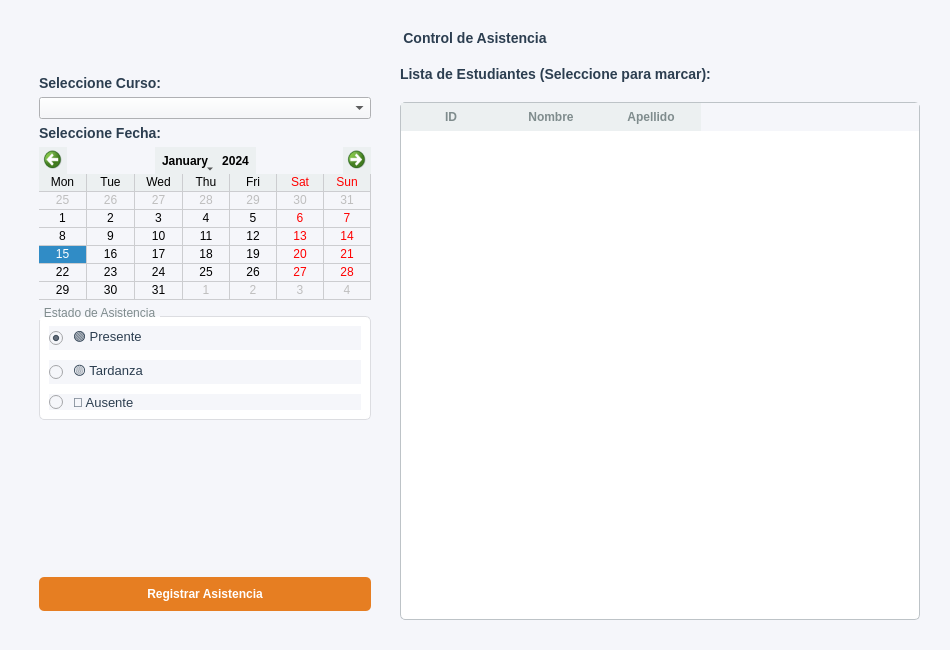
<?xml version="1.0" encoding="UTF-8"?>
<ui version="4.0">
 <class>FormAsistencia</class>
 <widget class="QWidget" name="FormAsistencia">
  <property name="geometry">
   <rect>
    <x>0</x>
    <y>0</y>
    <width>950</width>
    <height>650</height>
   </rect>
  </property>
  <property name="windowTitle">
   <string>Registro de Asistencia</string>
  </property>
  <property name="styleSheet">
   <string notr="true">QWidget {
    background-color: #f5f6fa;
    font-family: 'Segoe UI';
}
QLabel {
    color: #2c3e50;
    font-size: 14px;
}
QTableWidget {
    background-color: white;
    border: 1px solid #bdc3c7;
    border-radius: 5px;
    gridline-color: #ecf0f1;
}
QHeaderView::section {
    background-color: #ecf0f1;
    padding: 5px;
    border: none;
    font-weight: bold;
    color: #7f8c8d;
}
QPushButton {
    background-color: #e67e22;
    color: white;
    padding: 10px 20px;
    border: none;
    border-radius: 5px;
    font-weight: bold;
}
QPushButton:hover {
    background-color: #d35400;
}
QRadioButton {
    spacing: 10px;
    font-size: 13px;
    color: #2c3e50;
}
QCalendarWidget QWidget {
    alternate-background-color: #ecf0f1;
}
QCalendarWidget QToolButton {
    color: black;
    icon-size: 20px, 20px;
    background-color: #ecf0f1;
}
QGroupBox {
    border: 1px solid #dcdde1;
    border-radius: 5px;
    margin-top: 10px;
    background-color: white;
}
QGroupBox::title {
    subcontrol-origin: margin;
    subcontrol-position: top left;
    padding: 0 3px;
    color: #7f8c8d;
}</string>
  </property>
  <layout class="QVBoxLayout" name="verticalLayoutMain">
   <property name="spacing">
    <number>20</number>
   </property>
   <property name="leftMargin">
    <number>30</number>
   </property>
   <property name="topMargin">
    <number>30</number>
   </property>
   <property name="rightMargin">
    <number>30</number>
   </property>
   <property name="bottomMargin">
    <number>30</number>
   </property>
   <item>
    <widget class="QLabel" name="labelTitle">
     <property name="font">
      <font>
       <pointsize>18</pointsize>
       <weight>75</weight>
       <bold>true</bold>
      </font>
     </property>
     <property name="text">
      <string>Control de Asistencia</string>
     </property>
     <property name="alignment">
      <set>Qt::AlignCenter</set>
     </property>
    </widget>
   </item>
   <item>
    <layout class="QHBoxLayout" name="horizontalLayoutBody">
     <property name="spacing">
      <number>20</number>
     </property>
     
     <!-- PANEL IZQUIERDO: CONTROLES -->
     <item>
      <widget class="QWidget" name="widgetLeft" native="true">
       <property name="minimumSize">
        <size>
         <width>320</width>
         <height>0</height>
        </size>
       </property>
       <property name="maximumSize">
        <size>
         <width>350</width>
         <height>16777215</height>
        </size>
       </property>
       <layout class="QVBoxLayout" name="verticalLayoutLeft">
        <item>
         <widget class="QLabel" name="labelCurso">
          <property name="text">
           <string>Seleccione Curso:</string>
          </property>
          <property name="font">
           <font>
            <weight>75</weight>
            <bold>true</bold>
           </font>
          </property>
         </widget>
        </item>
        <item>
         <widget class="QComboBox" name="comboCurso">
          <property name="cursor">
           <cursorShape>PointingHandCursor</cursorShape>
          </property>
         </widget>
        </item>
        <item>
         <widget class="QLabel" name="labelCalendar">
          <property name="text">
           <string>Seleccione Fecha:</string>
          </property>
          <property name="font">
           <font>
            <weight>75</weight>
            <bold>true</bold>
           </font>
          </property>
         </widget>
        </item>
        <item>
         <widget class="QCalendarWidget" name="calendarWidget">
          <property name="gridVisible">
           <bool>true</bool>
          </property>
          <property name="verticalHeaderFormat">
           <enum>QCalendarWidget::NoVerticalHeader</enum>
          </property>
          <property name="navigationBarVisible">
           <bool>true</bool>
          </property>
         </widget>
        </item>
        <item>
         <widget class="QGroupBox" name="groupEstado">
          <property name="title">
           <string>Estado de Asistencia</string>
          </property>
          <layout class="QVBoxLayout" name="verticalLayoutRadio">
           <property name="spacing">
            <number>10</number>
           </property>
           <item>
            <widget class="QRadioButton" name="rbPresente">
             <property name="text">
              <string>🟢 Presente</string>
             </property>
             <property name="checked">
              <bool>true</bool>
             </property>
             <property name="cursor">
              <cursorShape>PointingHandCursor</cursorShape>
             </property>
            </widget>
           </item>
           <item>
            <widget class="QRadioButton" name="rbTardanza">
             <property name="text">
              <string>🟡 Tardanza</string>
             </property>
             <property name="cursor">
              <cursorShape>PointingHandCursor</cursorShape>
             </property>
            </widget>
           </item>
           <item>
            <widget class="QRadioButton" name="rbAusente">
             <property name="text">
              <string>🔴 Ausente</string>
             </property>
             <property name="cursor">
              <cursorShape>PointingHandCursor</cursorShape>
             </property>
            </widget>
           </item>
          </layout>
         </widget>
        </item>
        <item>
         <spacer name="verticalSpacer">
          <property name="orientation">
           <enum>Qt::Vertical</enum>
          </property>
          <property name="sizeHint" stdset="0">
           <size>
            <width>20</width>
            <height>20</height>
           </size>
          </property>
         </spacer>
        </item>
        <item>
         <widget class="QPushButton" name="btnMarcarAsistencia">
          <property name="cursor">
           <cursorShape>PointingHandCursor</cursorShape>
          </property>
          <property name="text">
           <string>Registrar Asistencia</string>
          </property>
          <property name="minimumHeight">
           <number>40</number>
          </property>
         </widget>
        </item>
       </layout>
      </widget>
     </item>
     
     <!-- PANEL DERECHO: TABLA -->
     <item>
      <layout class="QVBoxLayout" name="verticalLayoutRight">
       <item>
        <widget class="QLabel" name="labelLista">
         <property name="text">
          <string>Lista de Estudiantes (Seleccione para marcar):</string>
         </property>
         <property name="font">
           <font>
            <weight>75</weight>
            <bold>true</bold>
           </font>
          </property>
        </widget>
       </item>
       <item>
        <widget class="QTableWidget" name="tableEstudiantes">
         <property name="editTriggers">
          <set>QAbstractItemView::NoEditTriggers</set>
         </property>
         <property name="selectionBehavior">
          <enum>QAbstractItemView::SelectRows</enum>
         </property>
         <property name="selectionMode">
          <enum>QAbstractItemView::SingleSelection</enum>
         </property>
         <property name="alternatingRowColors">
          <bool>true</bool>
         </property>
         <property name="columnCount">
          <number>3</number>
         </property>
         <column>
          <property name="text">
           <string>ID</string>
          </property>
         </column>
         <column>
          <property name="text">
           <string>Nombre</string>
          </property>
         </column>
         <column>
          <property name="text">
           <string>Apellido</string>
          </property>
         </column>
        </widget>
       </item>
      </layout>
     </item>
    </layout>
   </item>
  </layout>
 </widget>
 <resources/>
 <connections/>
</ui>
